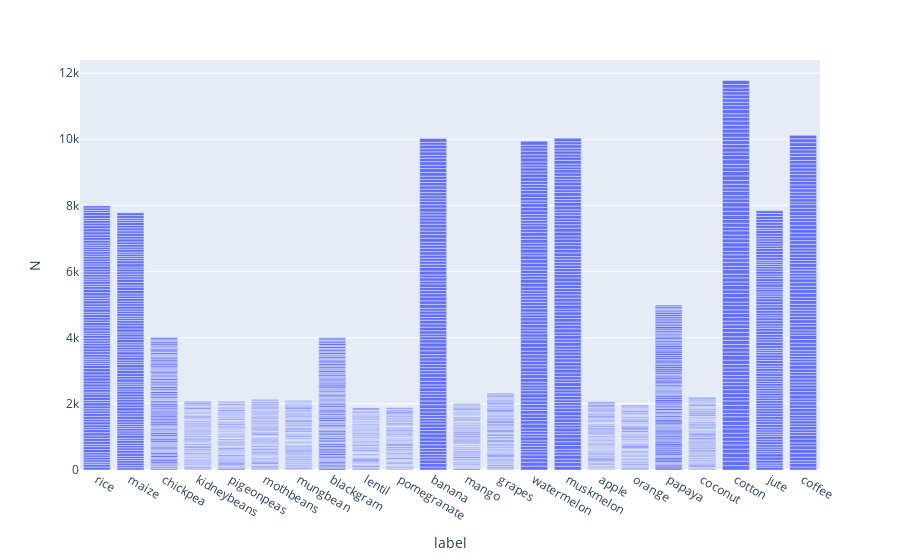

Here is the notebook cell this chart was saved with:
### Code cell
fig1= px.bar(df,x='label',y='N')
fig1.show()

### Figure 1 — Plotly figure (JSON) as saved in the notebook; plotly's stock layout.template omitted (floating-point values rounded to 4 significant figures; data arrays with more than 128 entries replaced by an {"elided": "..."} marker saying what was removed)
{"data": [{"alignmentgroup": "True", "hovertemplate": "label=%{x}<br>N=%{y}<extra></extra>", "legendgroup": "", "marker": {"color": "#636efa", "pattern": {"shape": ""}}, "name": "", "offsetgroup": "", "orientation": "v", "showlegend": false, "textposition": "auto", "type": "bar", "x": {"elided": "2200 str values"}, "xaxis": "x", "y": {"elided": "2200 int values"}, "yaxis": "y"}], "layout": {"barmode": "relative", "legend": {"tracegroupgap": 0}, "margin": {"t": 60}, "xaxis": {"anchor": "y", "domain": [0, 1], "title": {"text": "label"}}, "yaxis": {"anchor": "x", "domain": [0, 1], "title": {"text": "N"}}}}
